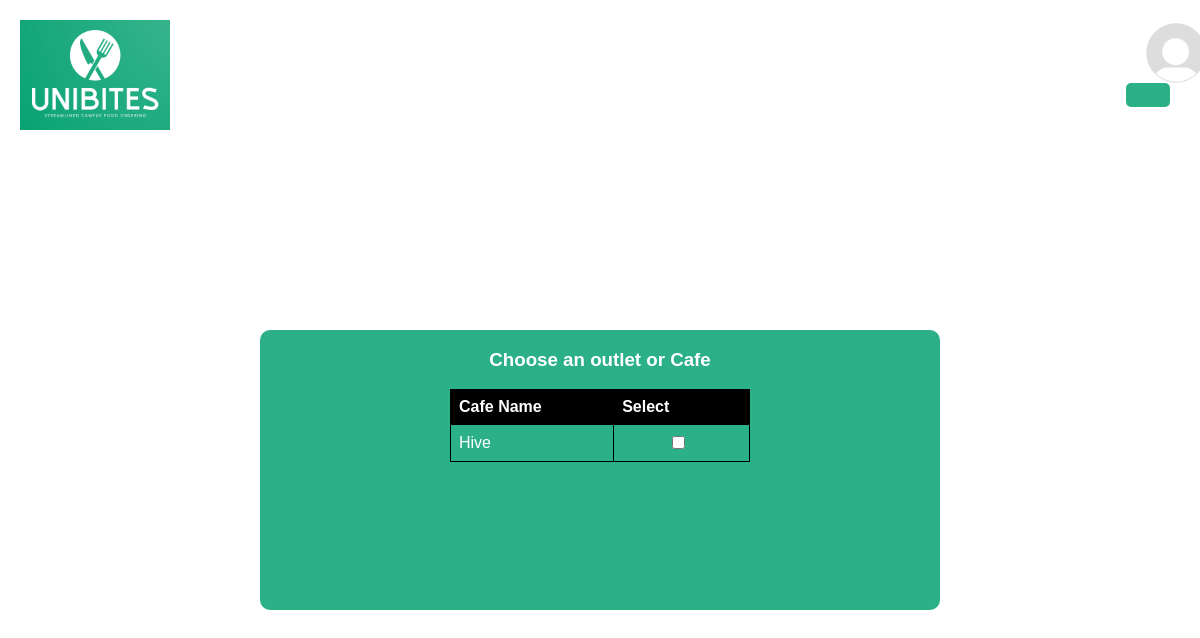
The page /cafe on the database as committed earlier.
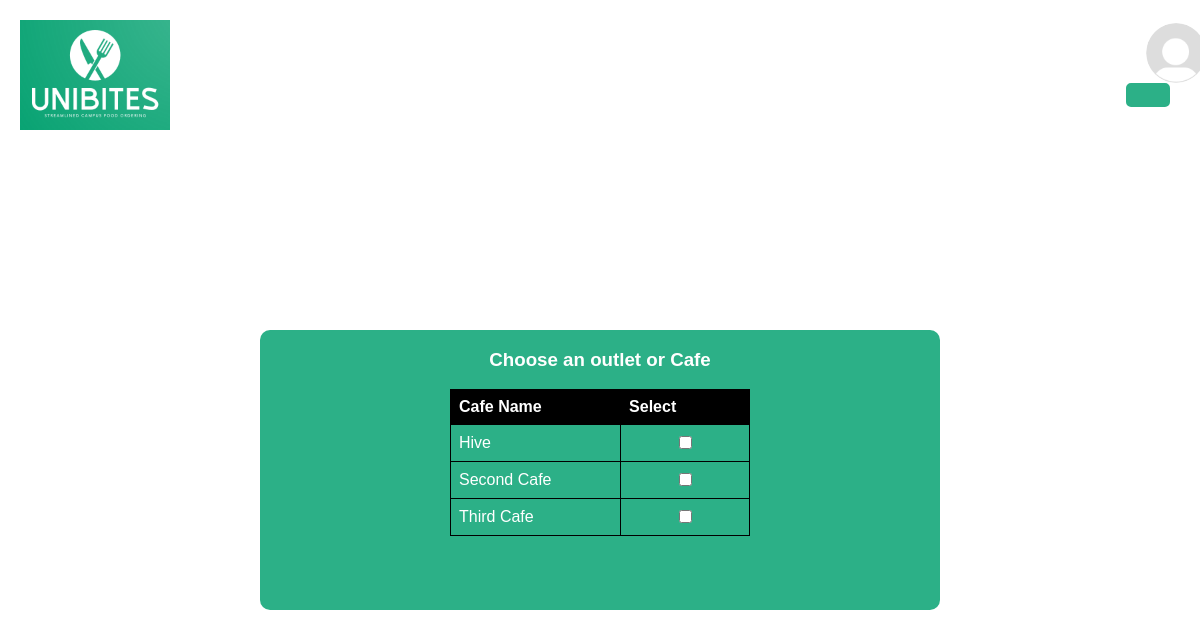
The same page on the database as committed later.
### App/models.py (models this page shows, shortened)
class Cafe(models.Model):
    name = models.CharField(max_length=100)

### App/views.py (the view)
# urls.py: path('cafe', cafe_list, name='cafe_list'),
def cafe_list(request):
    cafes = Cafe.objects.all()
    return render(request, 'app/cafe_list.html', {'cafes': cafes})

### App/templates/app/cafe_list.html (shortened to what this page needs)
{% load static %}
<!DOCTYPE html>
<html lang="en">
<head>
<link rel="stylesheet" href="{% static 'app/styles.css' %}">
</head>
<body>
<div class="header">
  <img src="{% static 'app/logo.png' %}" alt="Logo" class="logo">
  <div class="profile-container">
    {% if user.profile_image %}
    <img src="{{user.profile_image}}" alt="Profile Picture" class="profile-pic">
    {% else %}
    <img src="{% static 'app/profile-pic.jpg' %}" alt="Profile Picture" class="profile-pic">
    {% endif %}
    <button class="login-button">{{user.first_name}}</button>
  </div>
</div>
<div class="container">
  <div class="content-box">
    <h3>    <p class="description">Choose an outlet or Cafe
    </p></h3>
    <table>
      <tr>
        <th>Cafe Name</th>
        <th>Select</th>
      </tr>
      {% for cafe in cafes %}
      <tr>
        <td>{{cafe.name}}<td><a href="{% url 'app:food_list' cafe.id %}"><input type="checkbox"></a></td></td>
      </tr>
     {% endfor %}
    </table>
  </div>
</div>
</body>
</html>

Rows that differ between the two databases and show on the page:
added Cafe: name "Second Cafe"
added Cafe: name "Third Cafe"
